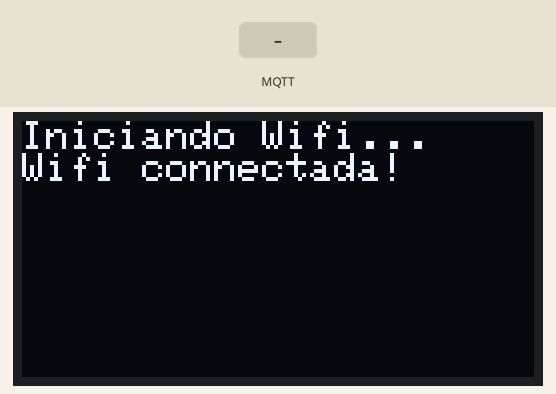
This sketch was run on a simulated ESP32. Parts: 128×64 one-colour display. The test bench sets the inputs (shaded band). WiFi joins after 1.5 s; servers stay silent unless stated; the display library's start-up logo is not drawn; no MQTT or app messages arrive unless stated; what the sketch prints to the serial monitor is not drawn.

Above: at 2.2 s.
At 4.3 s:
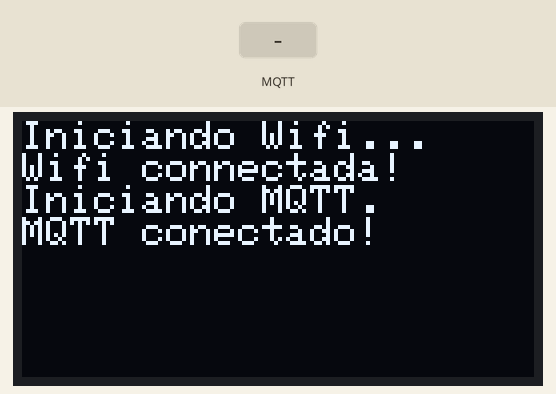
4.4 s: MQTT message "1" arrives on the third subscribed topic
At 6.0 s:
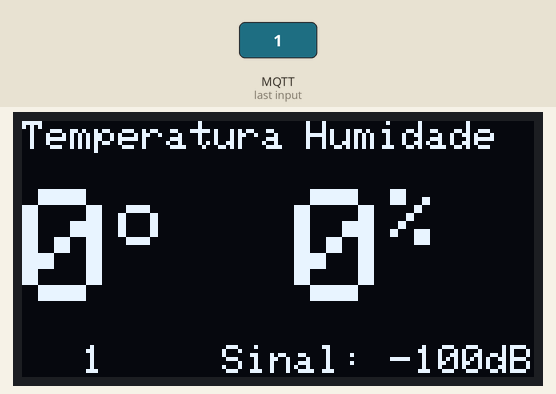
6.3 s: MQTT message "1" arrives on the first subscribed topic
At 7.6 s:
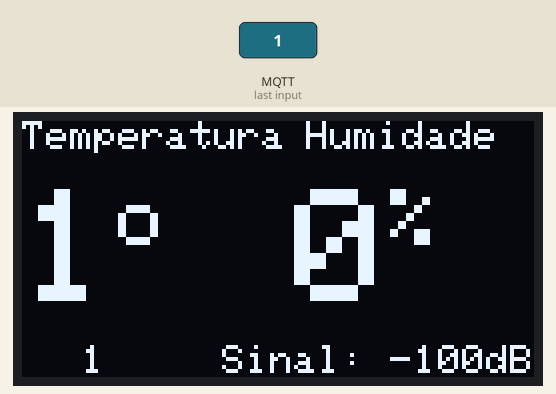
7.9 s: MQTT message "on" arrives on the third subscribed topic
At 9.3 s:
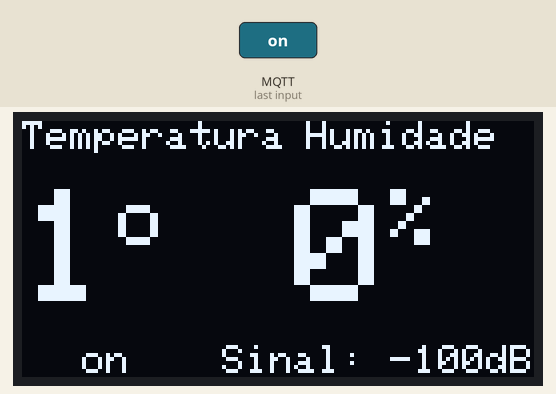
Timing chart, 0 to 10.9 s (numbered marks = the images above; inputs shaded):
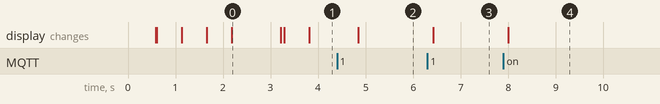

The sketch:

ESP32_Receptor_MQTT_OLED.ino
```cpp
// --- CONFIGURAÇÃO WIFI ---
#include <WiFi.h>
const char* ssid = "Alura-Wifi";
const char* password = "123456";
WiFiClient esp32Client;

// --- CONFIGURAÇÃO MQTT CLIENT ---
#include <PubSubClient.h>
PubSubClient client(esp32Client);
const char* mqtt_server = "192.168.0.1";
const char* mqtt_id = "ESP32-MQTT";
const char* mqtt_user = "alura";
const char* mqtt_pass = "123456";
const char* mqtt_topico_sensor_temperatura = "ESP32/sensorTemperatura";
const char* mqtt_topico_sensor_humidade = "ESP32/sensorHumidade";
const char* mqtt_topico_sensor_presenca = "ESP32/sensorPresenca";
const char* mqtt_topico_sensor_sinal = "ESP32/nivelSinal";
const char* mqtt_topico_ativacao_manual = "ESP32/ativacaoManual";
String estadoDaLuz = "";
int temperatura;
int humidade;
int nivelSinalMqtt = -100;
boolean ativacaoManual = false;

// --- PARAMETROS DO DISPLAY OLED ---
#include <Adafruit_GFX.h>
#include <Adafruit_SSD1306.h>
Adafruit_SSD1306 display(128, 64, &Wire, -1);
long milissegundos = millis();

// ----------------------- CONFIGURAÇÕES INICIAIS ------------------
void setup() {
  Serial.begin(115200);
  configurarDisplay();
  conectarWifi();
  client.setServer(mqtt_server, 1883);
  client.setCallback(monitoraTopicos);
}

// --------------------------LOOP PRINCIPAL ------------------------
void loop() {
  if (WiFi.status() != WL_CONNECTED) conectarWifi();
  if (!client.connected()) conectarMQTT();
  client.loop();
  mostrarLeiturasDisplay();
  delay(500);
}

// ----------------------- FUNÇÕES AUXILIARES ----------------------

// --- CONFIGURAR DISPLAY OLED ---
void configurarDisplay() {
  display.begin(SSD1306_SWITCHCAPVCC, 0x3D);
  display.setTextColor(WHITE);
  display.display();
  delay(500);
  display.clearDisplay();
}

// --- CONECTAR A REDE WIFI ---
void conectarWifi() {
  display.setTextSize(1);
  display.setCursor(0,0);
  display.print("Iniciando Wifi");
  Serial.print("Iniciando conexão Wifi");
  display.display();
  WiFi.mode(WIFI_STA);
  WiFi.begin(ssid, password);
  while (WiFi.status() != WL_CONNECTED) {
    display.print(".");
    Serial.print(".");
    display.display();
    if (display.getCursorX() >= 126 && display.getCursorY() >= 56) {
      display.clearDisplay();
      display.setCursor(0,0);
      display.print("Iniciando Wifi");
      display.display();
    }
    delay(500);
  }
  display.println();
  display.println("Wifi connectada!");
  Serial.println(" connectada!");
  display.display();
  delay(1000);
}

// --- CONECTAR AO SERVIDOR MQTT ---
void conectarMQTT() {
  display.print("Iniciando MQTT");
  Serial.print("Iniciando conexão MQTT");
  display.display();
  while (!client.connected()) {
    client.connect(mqtt_id,mqtt_user,mqtt_pass);
    client.subscribe(mqtt_topico_sensor_temperatura);
    client.subscribe(mqtt_topico_sensor_humidade);
    client.subscribe(mqtt_topico_sensor_presenca);
    client.subscribe(mqtt_topico_sensor_sinal);
    client.subscribe(mqtt_topico_ativacao_manual);
    display.print(".");
    Serial.print(".");
    display.display();
    if (display.getCursorX() >= 126 && display.getCursorY() >= 56) {
        display.clearDisplay();
        display.setCursor(0,0);
        display.print("Iniciando MQTT");
        display.display();
    }
    delay(500);
  }
  display.println();
  display.println("MQTT conectado!");
  Serial.println(" conectado!");
  display.display();
  delay(1000);
}

// --- MONITORA OS TOPICOS INSCRITOS ---
void monitoraTopicos(char* topic, byte* payload, unsigned int length) {
  if (strcmp(topic,mqtt_topico_sensor_temperatura) == 0) {
    //Serial.print("Temperatura recebida: ");
    String recebida;
    for (int i=0;i<length;i++) {
      recebida += (char)payload[i];
    }
    //Serial.println(recebida);
    temperatura = recebida.toInt();
  }
  if (strcmp(topic,mqtt_topico_sensor_humidade) == 0) {
    //Serial.print("Humidade recebida: ");
    String recebida;
    for (int i=0;i<length;i++) {
      recebida += (char)payload[i];
    }
    //Serial.println(recebida);
    humidade = recebida.toInt();
  }
  if (strcmp(topic,mqtt_topico_sensor_presenca) == 0) {
    //Serial.print("Estado do sensor: ");
    String recebida;
    for (int i=0;i<length;i++) {
      recebida += (char)payload[i];
    }
    //Serial.println(recebida);
    estadoDaLuz = recebida;
  }
  if (strcmp(topic,mqtt_topico_sensor_sinal) == 0) {
    //Serial.print("Sinal recebido: ");
    String recebida;
    for (int i=0;i<length;i++) {
      recebida += (char)payload[i];
    }
    //Serial.println(recebida);
    nivelSinalMqtt = recebida.toInt();
  }
  if (strcmp(topic,mqtt_topico_ativacao_manual) == 0) {
    if ((char)payload[0] == '1') {
      ativacaoManual = true;
      Serial.println("Ativação da luz manual - Sensor de presença desligado");
      estadoDaLuz = "ON";
    } else {
      ativacaoManual = false;
      Serial.println("Desativação da luz manual - Sensor de presença ligado");
    }
  }
}

// --- EXIBE TEMPERATURA E UMIDADE NO DISPLAY ---
void mostrarLeiturasDisplay() {
  display.clearDisplay();
  display.setTextSize(1);
  display.setCursor(0,0);   display.print("Temperatura");
  display.setCursor(71,0);  display.print("Humidade");
  display.setTextSize(4);
  display.setCursor(0,17);  display.print(temperatura);
  display.setTextSize(2);   display.print("o");
  display.setTextSize(4);
  display.setCursor(68,17); display.print(humidade);
  display.setTextSize(2);   display.print("%");
  display.setTextSize(1);
  if (ativacaoManual) {
    display.setCursor(0,56);  display.print("MANUAL");
  } else {
    display.setCursor(15,56);  display.print(estadoDaLuz);
  }
  display.setCursor(50,56);  display.print("Sinal: ");
  display.print(nivelSinalMqtt);  display.print("dB");
  display.display();
  display.clearDisplay();
}
```

Measured:
- after the input at 4.4 s, the display: changes after 0.44 s (image 2)
- after the input at 6.3 s, the display: changes after 0.12 s (image 3)
- after the input at 7.9 s, the display: changes after 0.10 s (image 4)
- what the display in image 0 shows lasts 1.0 s, from 2.2 s to 3.2 s
